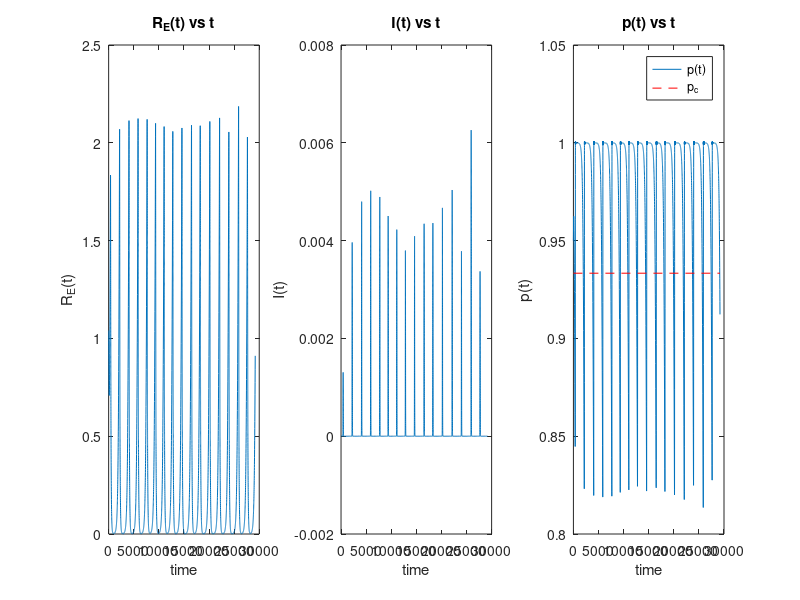

The MATLAB source for this figure:
% Parameter definitions
mu = 1/78;          % Birth and death rate (1/L, where L is life expectancy)
v = 1/7;           % Rate of recovery from infection
R_0 = 15;          % Basic Reproduction Number
beta = R_0*(mu+v); % Transmission rate
k = 40;            % Combined constant ( given k*theta = 40)
p_c = 1 - 1/R_0;   % Critical elimination coverage
%p_c =0.56; 
disp(p_c);
gamma = 0;         % For the I-model
alpha_A = 1.638* 10^(-4);     %defined from me
theta_A = k;       % From the condition k*theta = 40 and taking theta(I) = theta_A*I

% Differential equations
f = @(t,y) [
    mu*(1-y(3)) - mu*y(1) - beta*y(1)*y(2);                                   % dS/dt
    beta*y(1)*y(2) - (mu+v)*y(2);                                             % dI/dt
    k*(1-y(3)) * ((theta_A*y(2) - alpha_A*y(3))*y(3) - gamma);                % dp/dt
];

% Initial conditions
S0 = 1.04/R_0;
I0 = 0.82e-5;
p0 = 0.95;

% Time span
tspan = [0, 80*365];

% using ode45
[t, Y] = ode45(f, tspan, [S0 I0 p0]);

% Plots
figure;
subplot(1,3,1);
plot(t, R_0*Y(:,1)); % R_E(t) = R_0*S(t)
title('R_E(t) vs t');
xlabel('time');
ylabel('R_E(t)');

subplot(1,3,2);
plot(t, Y(:,2));
title('I(t) vs t');
xlabel('time');
ylabel('I(t)');

subplot(1,3,3);
plot(t, Y(:,3));
title('p(t) vs t');
xlabel('time');
ylabel('p(t)');
hold on;
line([0 80*365],[p_c p_c],'Color','red','LineStyle','--');
legend('p(t)', 'p_c');
